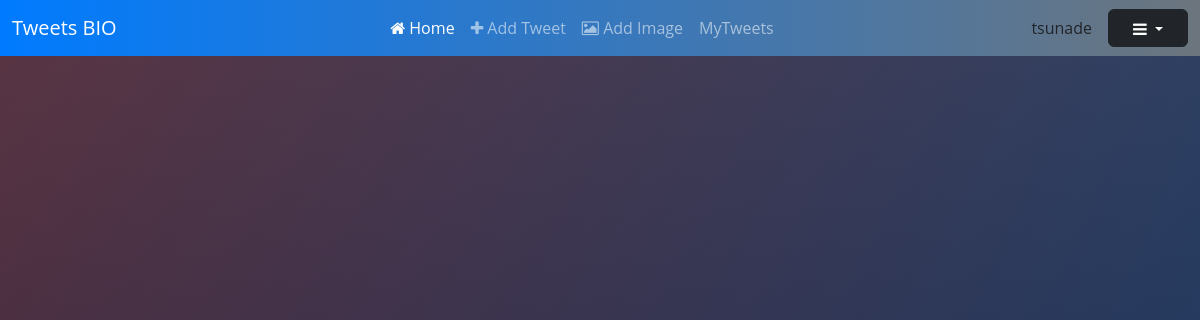
Before: /user/tsunade/tweets/ (signed in) with the older database file.
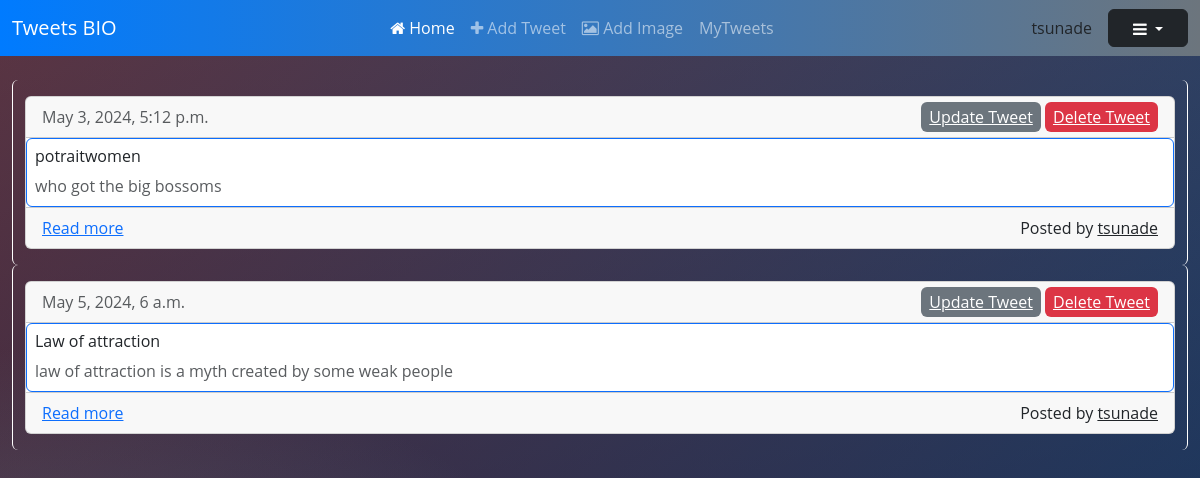
After: the same page with the newer database file.
### myapp/models.py (models this page shows, shortened)
class Tweets(models.Model):
    user = models.ForeignKey(User,on_delete=models.CASCADE)
    topic = models.CharField(max_length=50,null=False,blank=False)
    tweet = models.CharField(max_length=250,null=False,blank=False)
    pub_date = models.DateTimeField()

### myapp/views.py (the view)
# urls.py: path("user/<username>/tweets/", show_my_tweets, name="all_tweets"),
@login_required(login_url="login/")
def show_my_tweets(request,username):
    queryset = Tweets.objects.filter(user__username = username)
    context = {"user_tweets":queryset}
    return render(request,"all_tweets.html",context=context)

### myapp/templates/all_tweets.html (shortened to what this page needs)
{% extends "base.html" %}
{% block navbar %}
<nav class="navbar navbar-expand-lg navbar-dark bg-dark">
  <div class="container-fluid">
    <a class="navbar-brand" href="/">Tweets BIO</a>
    <div class="collapse navbar-collapse" id="navbarNav">
      <ul class="navbar-nav mx-auto">
        <li class="nav-item">
          <a class="nav-link active" aria-current="page" href="{% url 'myapp:index_page' %}"><i class="fa fa-home"></i> Home</a>
        </li>
        <li class="nav-item">
          <a class="nav-link" href="{% url 'myapp:add_tweet_page' %}"><i class="fa fa-plus"></i> Add Tweet</a>
        </li>
        <li class="nav-item">
          <a class="nav-link" href="{% url 'myapp:add_image' %}"><i class="fa fa-image"></i> Add Image</a>
        </li>
        <li class="nav-item">
          <a class="nav-link" href="{% url 'myapp:all_tweets' request.user.username %}"></i>MyTweets</a>
        </li>
      </ul>
    </div>
    <div class="text-center me-3">
      <a class="nav-link font-weight-bold" href="#">{{request.user.username}}</a>
    </div>
    <div class="dropdown">
      <button class="btn btn-dark dropdown-toggle" type="button" id="dropdownMenuButton" aria-expanded="false">
        <i class="fa fa-bars"></i>
      </button>
    </div>
  </div>
</nav>
{% endblock navbar %}
{% block body %}
<div class="container-fluid p-4">
  <div class="row">
    <div class="col-lg-12" style="max-height: 600px; overflow-y: auto; scrollbar-width: none; -ms-overflow-style: none;">
      {% if user_tweets %}
        {% for element in user_tweets %}
          <div class="row">
            <div class="col-lg-12 border border-white border-top-0 border-bottom-0 rounded">
              <div class="card my-3">
                <div class="card-header d-flex justify-content-between align-items-center">
                  <span class="font-light text-muted">{{element.pub_date}}</span>
                  <div>
                    <a class="px-2 py-1 bg-secondary text-white font-weight-bold rounded hover:bg-gray-500 mr-2" href="{% url 'myapp:update_tweet' element.id %}">Update Tweet</a>
                    <a class="px-2 py-1 bg-danger text-white font-weight-bold rounded hover:bg-red-600" href="{% url 'myapp:delete_tweet' element.id %}">Delete Tweet</a>
                  </div>
                </div>
                <div class="card-body border border-primary rounded p-2">
                  <h2 class="card-title h6 text-dark">{{element.topic}}</h2>
                  <p class="card-text text-muted mb-0">{{element.tweet}}</p>
                </div>
                <div class="card-footer d-flex justify-content-between align-items-center">
                  <a class="text-primary" href="#">Read more</a>
                  <div>
                    <p class="mb-0">Posted by <a class="text-dark font-weight-bold" href="#">{{element.user.username}}</a></p>
                  </div>
                </div>
              </div>
            </div>
          </div>
        {% endfor %}
      {% endif %}
    </div>
  </div>
</div>
{% endblock body %}

### myapp/templates/base.html (shortened to what this page needs)
<!DOCTYPE html>
<html lang="en">
<head>
    <link href="https://cdn.jsdelivr.net/npm/bootstrap@5.3.3/dist/css/bootstrap.min.css" rel="stylesheet">
    <link rel="stylesheet" href="https://cdnjs.cloudflare.com/ajax/libs/font-awesome/4.7.0/css/font-awesome.min.css" />
</head>
<body>
    <header>
    {% block navbar %}
    {% endblock navbar %}
    </header>
    <content>
    {% block body %}
    {% endblock body %}
    </content>
</body>
</html>

Changed rows visible on the page:
added Tweets: pub_date "May 3, 2024, 5:12 p.m.", topic "potraitwomen", tweet "who got the big bossoms", user.username "tsunade"
added Tweets: pub_date "May 5, 2024, 6 a.m.", topic "Law of attraction", tweet "law of attraction is a myth created by some weak people", user.username "tsunade"
